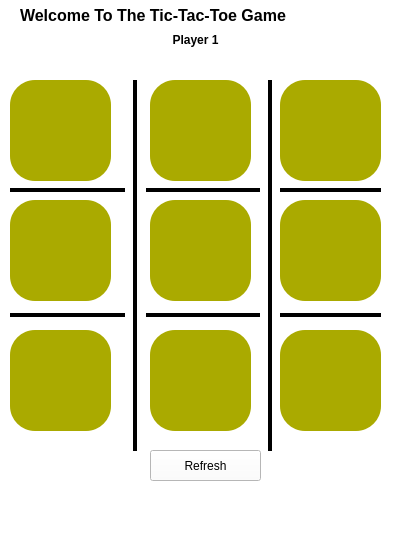
<?xml version="1.0" encoding="UTF-8"?>
<ui version="4.0">
 <class>MainWindow</class>
 <widget class="QMainWindow" name="MainWindow">
  <property name="geometry">
   <rect>
    <x>0</x>
    <y>0</y>
    <width>401</width>
    <height>537</height>
   </rect>
  </property>
  <property name="font">
   <font>
    <pointsize>8</pointsize>
    <weight>50</weight>
    <bold>false</bold>
   </font>
  </property>
  <property name="windowTitle">
   <string>Tic Tac Toe</string>
  </property>
  <property name="styleSheet">
   <string notr="true">background-color: rgb(255, 255, 255);</string>
  </property>
  <widget class="QWidget" name="centralwidget">
   <property name="styleSheet">
    <string notr="true">
background-color: rgb(255, 255, 255);</string>
   </property>
   <widget class="QLabel" name="labelWelcome">
    <property name="geometry">
     <rect>
      <x>20</x>
      <y>0</y>
      <width>361</width>
      <height>31</height>
     </rect>
    </property>
    <property name="font">
     <font>
      <pointsize>12</pointsize>
      <weight>75</weight>
      <italic>false</italic>
      <bold>true</bold>
      <underline>false</underline>
      <strikeout>false</strikeout>
      <kerning>true</kerning>
     </font>
    </property>
    <property name="text">
     <string>Welcome To The Tic-Tac-Toe Game</string>
    </property>
   </widget>
   <widget class="QLabel" name="labelWho">
    <property name="geometry">
     <rect>
      <x>10</x>
      <y>30</y>
      <width>371</width>
      <height>20</height>
     </rect>
    </property>
    <property name="font">
     <font>
      <weight>75</weight>
      <bold>true</bold>
     </font>
    </property>
    <property name="text">
     <string>Player 1</string>
    </property>
    <property name="alignment">
     <set>Qt::AlignCenter</set>
    </property>
   </widget>
   <widget class="Line" name="line_3">
    <property name="geometry">
     <rect>
      <x>10</x>
      <y>180</y>
      <width>371</width>
      <height>21</height>
     </rect>
    </property>
    <property name="font">
     <font>
      <pointsize>43</pointsize>
      <weight>75</weight>
      <bold>true</bold>
     </font>
    </property>
    <property name="frameShadow">
     <enum>QFrame::Plain</enum>
    </property>
    <property name="lineWidth">
     <number>4</number>
    </property>
    <property name="orientation">
     <enum>Qt::Horizontal</enum>
    </property>
   </widget>
   <widget class="Line" name="line_4">
    <property name="geometry">
     <rect>
      <x>10</x>
      <y>305</y>
      <width>371</width>
      <height>21</height>
     </rect>
    </property>
    <property name="font">
     <font>
      <pointsize>43</pointsize>
      <weight>75</weight>
      <bold>true</bold>
     </font>
    </property>
    <property name="frameShadow">
     <enum>QFrame::Plain</enum>
    </property>
    <property name="lineWidth">
     <number>4</number>
    </property>
    <property name="midLineWidth">
     <number>890</number>
    </property>
    <property name="orientation">
     <enum>Qt::Horizontal</enum>
    </property>
   </widget>
   <widget class="Line" name="line">
    <property name="geometry">
     <rect>
      <x>125</x>
      <y>80</y>
      <width>21</width>
      <height>371</height>
     </rect>
    </property>
    <property name="frameShadow">
     <enum>QFrame::Plain</enum>
    </property>
    <property name="lineWidth">
     <number>4</number>
    </property>
    <property name="orientation">
     <enum>Qt::Vertical</enum>
    </property>
   </widget>
   <widget class="Line" name="line_2">
    <property name="geometry">
     <rect>
      <x>260</x>
      <y>80</y>
      <width>20</width>
      <height>371</height>
     </rect>
    </property>
    <property name="frameShadow">
     <enum>QFrame::Plain</enum>
    </property>
    <property name="lineWidth">
     <number>4</number>
    </property>
    <property name="orientation">
     <enum>Qt::Vertical</enum>
    </property>
   </widget>
   <widget class="QPushButton" name="pushButton">
    <property name="geometry">
     <rect>
      <x>10</x>
      <y>80</y>
      <width>101</width>
      <height>101</height>
     </rect>
    </property>
    <property name="font">
     <font>
      <pointsize>30</pointsize>
      <weight>75</weight>
      <bold>true</bold>
     </font>
    </property>
    <property name="styleSheet">
     <string notr="true">background-color: rgb(170, 170, 0);
border-radius:25;
 </string>
    </property>
    <property name="text">
     <string/>
    </property>
   </widget>
   <widget class="QPushButton" name="pushButton_2">
    <property name="geometry">
     <rect>
      <x>150</x>
      <y>80</y>
      <width>101</width>
      <height>101</height>
     </rect>
    </property>
    <property name="font">
     <font>
      <pointsize>30</pointsize>
      <weight>75</weight>
      <bold>true</bold>
     </font>
    </property>
    <property name="styleSheet">
     <string notr="true">background-color: rgb(170, 170, 0);
border-radius:25;
 </string>
    </property>
    <property name="text">
     <string/>
    </property>
   </widget>
   <widget class="QPushButton" name="pushButton_3">
    <property name="geometry">
     <rect>
      <x>280</x>
      <y>80</y>
      <width>101</width>
      <height>101</height>
     </rect>
    </property>
    <property name="font">
     <font>
      <pointsize>30</pointsize>
      <weight>75</weight>
      <bold>true</bold>
     </font>
    </property>
    <property name="styleSheet">
     <string notr="true">background-color: rgb(170, 170, 0);
border-radius:25;
 </string>
    </property>
    <property name="text">
     <string/>
    </property>
   </widget>
   <widget class="QPushButton" name="pushButton_4">
    <property name="geometry">
     <rect>
      <x>10</x>
      <y>200</y>
      <width>101</width>
      <height>101</height>
     </rect>
    </property>
    <property name="font">
     <font>
      <pointsize>30</pointsize>
      <weight>75</weight>
      <bold>true</bold>
     </font>
    </property>
    <property name="styleSheet">
     <string notr="true">background-color: rgb(170, 170, 0);
border-radius:25;
 </string>
    </property>
    <property name="text">
     <string/>
    </property>
   </widget>
   <widget class="QPushButton" name="pushButton_5">
    <property name="geometry">
     <rect>
      <x>150</x>
      <y>200</y>
      <width>101</width>
      <height>101</height>
     </rect>
    </property>
    <property name="font">
     <font>
      <pointsize>30</pointsize>
      <weight>75</weight>
      <bold>true</bold>
     </font>
    </property>
    <property name="styleSheet">
     <string notr="true">background-color: rgb(170, 170, 0);
border-radius:25;
 </string>
    </property>
    <property name="text">
     <string/>
    </property>
   </widget>
   <widget class="QPushButton" name="pushButton_6">
    <property name="geometry">
     <rect>
      <x>280</x>
      <y>200</y>
      <width>101</width>
      <height>101</height>
     </rect>
    </property>
    <property name="font">
     <font>
      <pointsize>30</pointsize>
      <weight>75</weight>
      <bold>true</bold>
     </font>
    </property>
    <property name="styleSheet">
     <string notr="true">background-color: rgb(170, 170, 0);
border-radius:25;
 </string>
    </property>
    <property name="text">
     <string/>
    </property>
   </widget>
   <widget class="QPushButton" name="pushButton_7">
    <property name="geometry">
     <rect>
      <x>10</x>
      <y>330</y>
      <width>101</width>
      <height>101</height>
     </rect>
    </property>
    <property name="font">
     <font>
      <pointsize>30</pointsize>
      <weight>75</weight>
      <bold>true</bold>
     </font>
    </property>
    <property name="styleSheet">
     <string notr="true">background-color: rgb(170, 170, 0);
border-radius:25;
 </string>
    </property>
    <property name="text">
     <string/>
    </property>
   </widget>
   <widget class="QPushButton" name="pushButton_8">
    <property name="geometry">
     <rect>
      <x>150</x>
      <y>330</y>
      <width>101</width>
      <height>101</height>
     </rect>
    </property>
    <property name="font">
     <font>
      <pointsize>30</pointsize>
      <weight>75</weight>
      <bold>true</bold>
     </font>
    </property>
    <property name="styleSheet">
     <string notr="true">background-color: rgb(170, 170, 0);
border-radius:25;
 </string>
    </property>
    <property name="text">
     <string/>
    </property>
   </widget>
   <widget class="QPushButton" name="pushButton_9">
    <property name="geometry">
     <rect>
      <x>280</x>
      <y>330</y>
      <width>101</width>
      <height>101</height>
     </rect>
    </property>
    <property name="font">
     <font>
      <pointsize>30</pointsize>
      <weight>75</weight>
      <bold>true</bold>
     </font>
    </property>
    <property name="styleSheet">
     <string notr="true">background-color: rgb(170, 170, 0);
border-radius:25;
 </string>
    </property>
    <property name="text">
     <string/>
    </property>
   </widget>
   <widget class="QPushButton" name="pushButton_refresh">
    <property name="geometry">
     <rect>
      <x>150</x>
      <y>450</y>
      <width>111</width>
      <height>31</height>
     </rect>
    </property>
    <property name="text">
     <string>Refresh</string>
    </property>
   </widget>
  </widget>
  <widget class="QMenuBar" name="menubar">
   <property name="geometry">
    <rect>
     <x>0</x>
     <y>0</y>
     <width>401</width>
     <height>26</height>
    </rect>
   </property>
  </widget>
  <widget class="QStatusBar" name="statusbar"/>
 </widget>
 <resources/>
 <connections/>
</ui>
